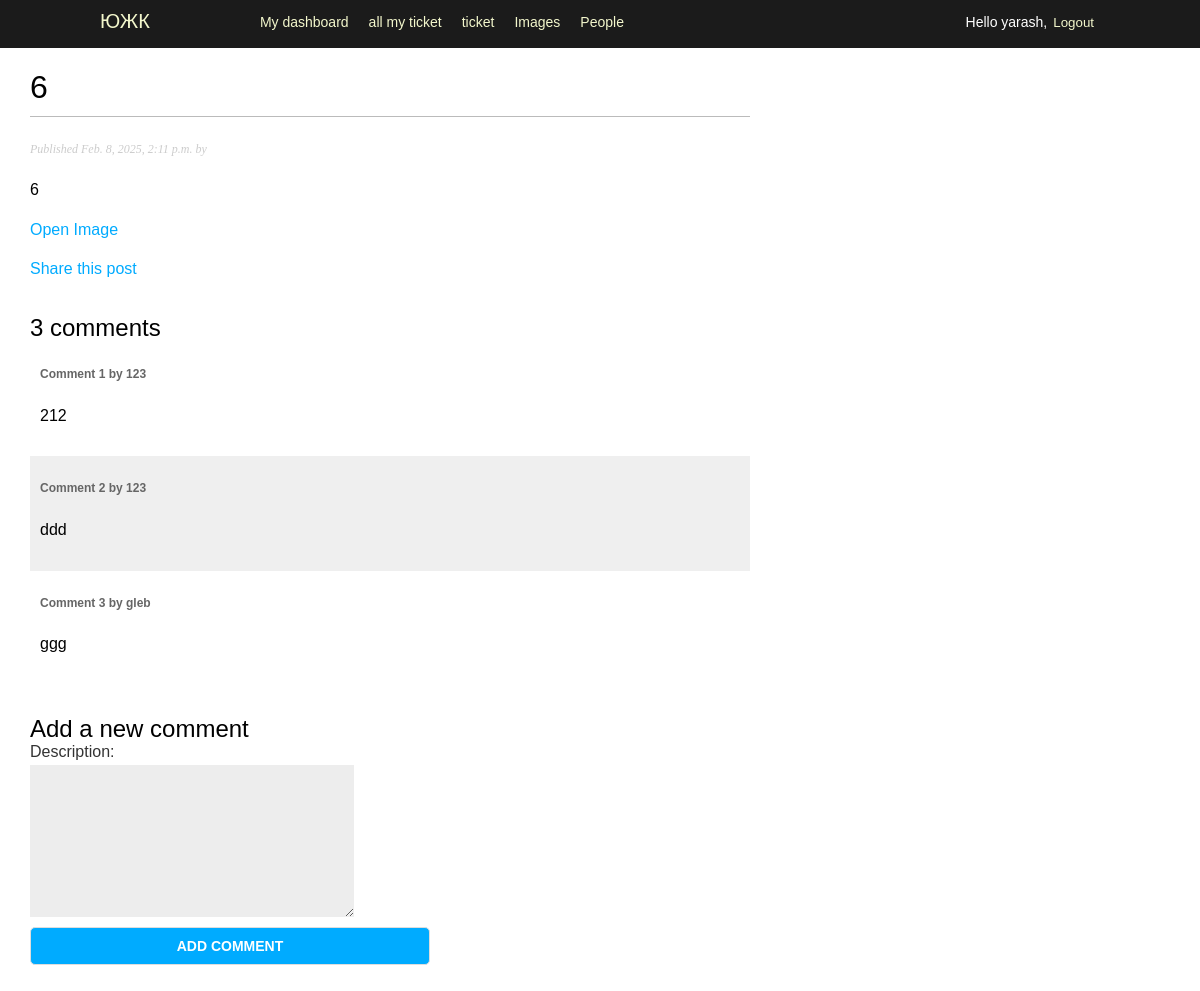
/TD/2025/2/8/6/ (signed in), run on the app's committed database.
### account/models.py (models this page shows)
class CustomUser(AbstractUser):
    department = models.ForeignKey(Department, on_delete=models.SET_NULL, null=True, blank=True)
    position = models.ForeignKey(Position, on_delete=models.SET_NULL, null=True, blank=True, related_name="users")

### blog/models.py (models this page shows, shortened)
class TurnoverDocument(models.Model):
    class Status(models.TextChoices):
        DRAFT = 'DF', 'Draft'
        PUBLISHED = 'PB', 'Published'
    objects = models.Manager()
    published = PublishedManager()
    title = models.CharField(max_length=255)
    description = models.TextField(blank=True, null=True)
    author = models.ForeignKey(settings.AUTH_USER_MODEL, on_delete=models.CASCADE, related_name='document_post')
    created_at = models.DateTimeField(auto_now_add=True)
    updated_at = models.DateTimeField(auto_now=True)
    publish_by = models.DateTimeField(default=timezone.now)
    document_type = models.ForeignKey(document_types, on_delete=models.CASCADE)
    document_file = models.FileField(upload_to='blog/static/images/')
    slug = models.SlugField(max_length=250, unique_for_date='publish_by')
    status = models.CharField(
        max_length=2,
        choices=Status.choices,
        default=Status.DRAFT
    )
    tags = TaggableManager()
    folder = models.ForeignKey(Folder, on_delete=models.SET_NULL, null=True, blank=True, related_name="documents")
    class Meta:
        ordering = ['-publish_by']
        indexes = [models.Index(fields=['-publish_by'])]
    def filename(self):
        return 'images/' + os.path.basename(self.document_file.name)

class Comment(models.Model):
    document = models.ForeignKey(TurnoverDocument, on_delete=models.CASCADE, related_name='comments')
    name = models.CharField(max_length=80)
    email = models.EmailField()
    description = models.TextField()
    created_at = models.DateTimeField(auto_now_add=True)
    updated_at = models.DateTimeField(auto_now=True)
    active = models.BooleanField(default=True)
    class Meta:
        ordering=['created_at']
        indexes = [models.Index(fields=['created_at'])]

### blog/views.py (the view)
# urls.py: path('<int:year>/<int:month>/<int:day>/<slug:TD>/', views.TD_detail, name='TD_detail'),
@login_required
def TD_detail(request, year, month, day, TD):
    single_document = get_object_or_404(
        TurnoverDocument,
        status=TurnoverDocument.Status.PUBLISHED,
        slug=TD,
        publish_by__year=year,
        publish_by__month=month,
        publish_by__day=day
    )
    comments = single_document.comments.filter(active=True)
    form = CommentForm()
    return render(request, 'blog/TD/detail.html', {'single_document': single_document,'form': form, 'comments':comments})

### blog/forms.py
class CommentForm(forms.ModelForm):
    class Meta:
        model = Comment
        fields = ['description']

### templates/blog/TD/detail.html (shortened to what this page needs)
{% extends "blog/base.html" %}
{% load static %}
{% block content %}
  <h1>{{ single_document.title }}</h1>
  <p class="date">
    Published {{ single_document.publish_by }} by {{ single_document.auther }}
  </p>
  {{ single_document.description|linebreaks }}
  <a href="{% static single_document.filename %}" target="_blank">
      Open Image
  </a>
  {% if request.user.is_authenticated %}
    <p>
      <a href="{% url "TD:send_email" single_document.id %}">
        Share this post
      </a>
    </p>
  {% endif %}
  {% with comments.count as total_comments %}
    <h2>
      {{ total_comments }} comment{{ total_comments|pluralize }}
    </h2>
  {% endwith %}
  {% for comment in comments %}
    <div class="comment">
      <p class="info">
        Comment {{ forloop.counter }} by {{ comment.name }}
      </p>
      {{ comment.description|linebreaks }}
    </div>
  {% empty %}
    <p>There are no comments.</p>
  {% endfor %}
  {% if request.user.is_authenticated %}
    {% include "blog/TD/includes/comment_form.html" %}
  {% endif %}
{% endblock %}

### templates/blog/base.html (shortened to what this page needs)
{% load static %}
<!DOCTYPE html>
<html>
<head>
  <link href="{% static "css/blog.css" %}" rel="stylesheet">
</head>
<body>
 <div id="header">
 <span class="logo"><a href="http://127.0.0.1:8000/TD/">ЮЖК</a></span>
     {% if request.user.is_authenticated %}
        <ul class="menu">
            <li {% if section == "dashboard" %}class="selected"{% endif %}>
                <a href="{% url "account:dashboard" %}">My dashboard</a>
            </li>
            <li {% if section == "all_my_ticket" %}class="selected"{% endif %}>
                <a href="{% url 'tickets:ticket_list' %}">all my ticket</a>
            </li>
            <li {% if section == "ticket" %}class="selected"{% endif %}>
                <a href="{% url 'tickets:create_ticket' %}">ticket</a>
            </li>
            <li {% if section == "images" %}class="selected"{% endif %}>
                <a href="#">Images</a>
            </li>
            <li {% if section == "people" %}class="selected"{% endif %}>
            <a href="#">People</a>
            </li>
        </ul>
     {% endif %}
    <span class="user">
        {% if request.user.is_authenticated %}
        Hello {{ request.user.first_name|default:request.user.username }},
    <form action="{% url "account:logout" %}" method="post">
        <button type="submit">Logout</button>
    </form>
        {% else %}
        <a href="{% url "account:login" %}">Log-in</a>
        {% endif %}
    </span>
 </div>
 <div id="content">
 {% block content %}
 {% endblock %}
 </div>
</body>
</html>

### blog/static/css/blog.css (style rules this page uses)
p { line-height: 1.8; }
h1, h2, h3, h4, h5 , h6 { font-family: 'Muli', sans-serif; font-weight:normal; }
#header { padding:10px 100px; font-size:14px; background:#1b1b1b; color:#fff; border-bottom:4px solid #1b1b1b; overflow:auto; }
#header .logo { font-family: 'Muli', sans-serif; float:left; color:#f3f7cc; font-size:20px; margin-right:10%; }
#header ul.menu { list-style:none; float:left; margin:0; padding:0; }
#header ul.menu li { float:left; padding:4px 10px; }
#header a { color:#f3f7cc; }
#header .user { float:right; padding-top:4px; }
#header .user form { display:inline; float:right; }
#header .user button { background:none; color:#f3f7cc; border:none; cursor:pointer; float:left; display:inline; }
#content { padding:30px 100px; }
form { overflow:auto; }
label { float:left; clear:both; color:#333; margin-bottom:4px; }
input, textarea { clear:both; float:left; margin:0 0 10px; background:#efefef; border:0; padding:6px 10px; font-size:14px; }
body { margin:0; padding:0; font-family:helvetica, sans-serif; }
a { color:#00abff; text-decoration:none; }
h1 { font-weight:normal; border-bottom:1px solid #bbb; padding:0 0 10px 0; }
h2 { font-weight:normal; margin:30px 0 0; }
#content { float:left; width:60%; padding:0 0 0 30px; }
p.date { color:#ccc; font-family: georgia, serif; font-size: 12px; font-style: italic; }
input, textarea { clear:both; float:left; margin:0 0 10px; background:#ededed; border:0; padding:6px 10px; font-size:12px; }
.comment { padding:10px; }
.comment:nth-child(even) { background:#efefef; }
.comment .info { font-weight:bold; font-size:12px; color:#666; }

### data on the page
CustomUser: user.first_name "yarash"
TurnoverDocument: title "6", publish_by "Feb. 8, 2025, 2:11 p.m.", description "6"
Comment: name "123", description "212"
Comment: name "123", description "ddd"
Comment: name "gleb", description "ggg"

### other printed values
{{ total_comments }} "3"
